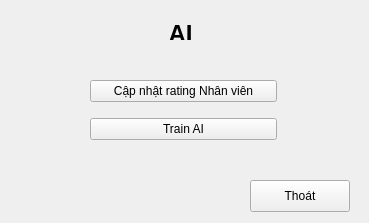
<?xml version="1.0" encoding="UTF-8"?>
<ui version="4.0">
 <class>MainWindow</class>
 <widget class="QMainWindow" name="MainWindow">
  <property name="geometry">
   <rect>
    <x>0</x>
    <y>0</y>
    <width>369</width>
    <height>223</height>
   </rect>
  </property>
  <property name="windowTitle">
   <string>MainWindow</string>
  </property>
  <widget class="QWidget" name="centralwidget">
   <widget class="QWidget" name="verticalLayoutWidget">
    <property name="geometry">
     <rect>
      <x>90</x>
      <y>70</y>
      <width>187</width>
      <height>80</height>
     </rect>
    </property>
    <layout class="QVBoxLayout" name="verticalLayout">
     <item>
      <widget class="QPushButton" name="pushButton">
       <property name="text">
        <string>Cập nhật rating Nhân viên</string>
       </property>
      </widget>
     </item>
     <item>
      <widget class="QPushButton" name="pushButton_2">
       <property name="text">
        <string>Train AI</string>
       </property>
      </widget>
     </item>
    </layout>
   </widget>
   <widget class="QPushButton" name="pushButton_3">
    <property name="geometry">
     <rect>
      <x>250</x>
      <y>180</y>
      <width>100</width>
      <height>32</height>
     </rect>
    </property>
    <property name="text">
     <string>Thoát</string>
    </property>
   </widget>
   <widget class="QLabel" name="label">
    <property name="geometry">
     <rect>
      <x>0</x>
      <y>20</y>
      <width>361</width>
      <height>20</height>
     </rect>
    </property>
    <property name="text">
     <string>&lt;html&gt;&lt;head/&gt;&lt;body&gt;&lt;p align=&quot;center&quot;&gt;&lt;span style=&quot; font-size:18pt; font-weight:700;&quot;&gt;AI&lt;/span&gt;&lt;/p&gt;&lt;/body&gt;&lt;/html&gt;</string>
    </property>
   </widget>
  </widget>
 </widget>
 <resources/>
 <connections/>
</ui>
